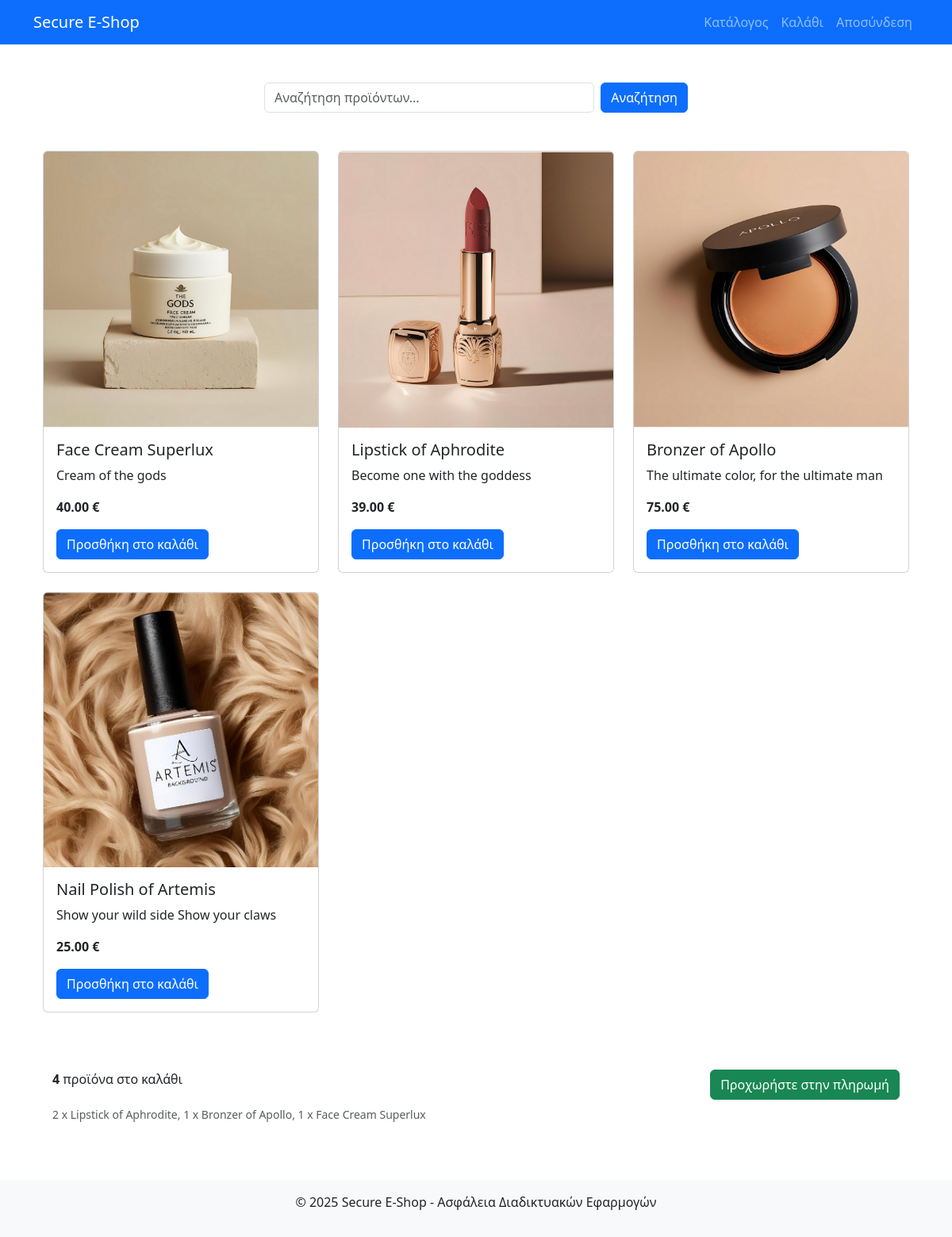
The app's page / (signed in) with its own data.
### eshop/models.py (models this page shows, shortened)
class Product(models.Model):
    name = models.CharField(max_length=200)
    description = models.TextField()
    price = models.DecimalField(max_digits=10, decimal_places=2, validators=[MinValueValidator(0)])
    image = models.ImageField(upload_to='products/', null=True, blank=True)
    created_at = models.DateTimeField(auto_now_add=True)
    updated_at = models.DateTimeField(auto_now=True)

class CartItem(models.Model):
    cart = models.ForeignKey(Cart, on_delete=models.CASCADE)
    product = models.ForeignKey(Product, on_delete=models.CASCADE)
    quantity = models.PositiveIntegerField(default=1, validators=[MinValueValidator(1)])
    created_at = models.DateTimeField(auto_now_add=True)
    updated_at = models.DateTimeField(auto_now=True)
    class Meta:
        unique_together = ('cart', 'product')

### eshop/views.py (the view)
# urls.py: path('', views.catalog_view, name='catalog'),
@login_required
def catalog_view(request):
    search_query = request.GET.get('q', '')
    clean_query = bleach.clean(search_query)
    if clean_query:
        products = Product.objects.filter(
            Q(name__icontains=clean_query) |
            Q(description__icontains=clean_query)
        )
        is_search_results = True
    else:
        products = Product.objects.all()
        is_search_results = False
    cart, created = Cart.objects.get_or_create(user=request.user)
    cart_items_count = cart.get_total_items()
    cart_items = cart.cartitem_set.all()
    context = {
        'products': products,
        'search_query': clean_query,
        'is_search_results': is_search_results,
        'cart_items_count': cart_items_count,
        'cart_items': cart_items
    }
    return render(request, 'eshop/catalog.html', context)

### eshop/models.py (called while the page is built)
    def get_total_items(self):
        return sum(item.quantity for item in self.cartitem_set.all())

### eshop/templates/eshop/catalog.html (shortened to what this page needs)
{% extends 'eshop/base.html' %}
{% load static %}
{% block content %}
<div class="container">
    <div class="row mb-4">
        <div class="col-md-6 offset-md-3">
            <form method="GET" action="{% url 'catalog' %}" class="d-flex">
                <input type="text" name="q" class="form-control me-2" placeholder="Αναζήτηση προϊόντων..." value="{{ search_query }}">
                <button type="submit" class="btn btn-primary">Αναζήτηση</button>
            </form>
        </div>
    </div>
    <div class="row mb-5">
        {% if products %}
            {% for product in products %}
                <div class="col-md-4 mb-4">
                    <div class="card product-card">
                        {% if product.image %}
                            <img src="{{ product.image.url }}" class="card-img-top" alt="{{ product.name }}">
                        {% else %}
                            <div class="bg-light text-center py-5">
                                <span class="text-muted">Χωρίς εικόνα</span>
                            </div>
                        {% endif %}
                        <div class="card-body d-flex flex-column">
                            <h5 class="card-title">{{ product.name }}</h5>
                            <p class="card-text">{{ product.description|truncatechars:100 }}</p>
                            <div class="mt-auto">
                                <p class="card-text fw-bold">{{ product.price }} €</p>
                                <button class="btn btn-primary add-to-cart-btn"
                                        data-product-id="{{ product.id }}"
                                        data-product-name="{{ product.name }}"
                                        data-csrf-token="{{ csrf_token }}">
                                    Προσθήκη στο καλάθι
                                </button>
                            </div>
                        </div>
                    </div>
                </div>
            {% endfor %}
        {% else %}
            <div class="col-12">
                <div class="alert alert-warning">
                    Δεν βρέθηκαν προϊόντα{% if is_search_results %} για τον όρο αναζήτησης: "{{ search_query }}"{% endif %}.
                </div>
            </div>
        {% endif %}
    </div>
    <div class="cart-indicator">
        <div class="container">
            <div class="row">
                <div class="col-md-6">
                    <span id="cart-items-count">
                        {% if cart_items_count > 0 %}
                            <strong>{{ cart_items_count }}</strong> προϊόν{{ cart_items_count|pluralize:"α" }} στο καλάθι
                        {% else %}
                            Το καλάθι σας είναι άδειο
                        {% endif %}
                    </span>
                </div>
                <div class="col-md-6 text-end">
                    <a href="{% url 'payment' %}" class="btn btn-success payment-button {% if cart_items_count == 0 %}disabled{% endif %}">
                        Προχωρήστε στην πληρωμή
                    </a>
                </div>
            </div>
            {% if cart_items_count > 0 %}
            <div class="row mt-2">
                <div class="col-12">
                    <div class="small text-muted">
                        {% for item in cart_items %}
                            {{ item.quantity }} x {{ item.product.name }}{% if not forloop.last %}, {% endif %}
                        {% endfor %}
                    </div>
                </div>
            </div>
            {% endif %}
        </div>
    </div>
</div>
{% endblock %}

### eshop/templates/eshop/catalog.html (style rules this page uses)
.product-card { height: 100%; transition: transform 0.3s; }
.add-to-cart-btn { width: 100%; }
.cart-indicator { position: fixed; bottom: 0; left: 0; right: 0; background-color: rgba(255, 255, 255, 0.95); padding: 10px 0; box-shadow: 0 -2px 10px rgba(0,0,0,0.1); z-index: 1000; }

### records on screen
Product: image (picture), name "Face Cream Superlux", description "Cream of the gods", price "40.00"
Product: image (picture), name "Lipstick of Aphrodite", description "Become one with the goddess", price "39.00"
Product: image (picture), name "Bronzer of Apollo", description "The ultimate color, for the ultimate man", price "75.00"
Product: image (picture), name "Nail Polish of Artemis", description "Show your wild side Show your claws", price "25.00"
CartItem: quantity "2", product.name "Lipstick of Aphrodite"
CartItem: quantity "1", product.name "Bronzer of Apollo"
CartItem: quantity "1", product.name "Face Cream Superlux"

### other values on screen
{{ cart_items_count }} "4"
